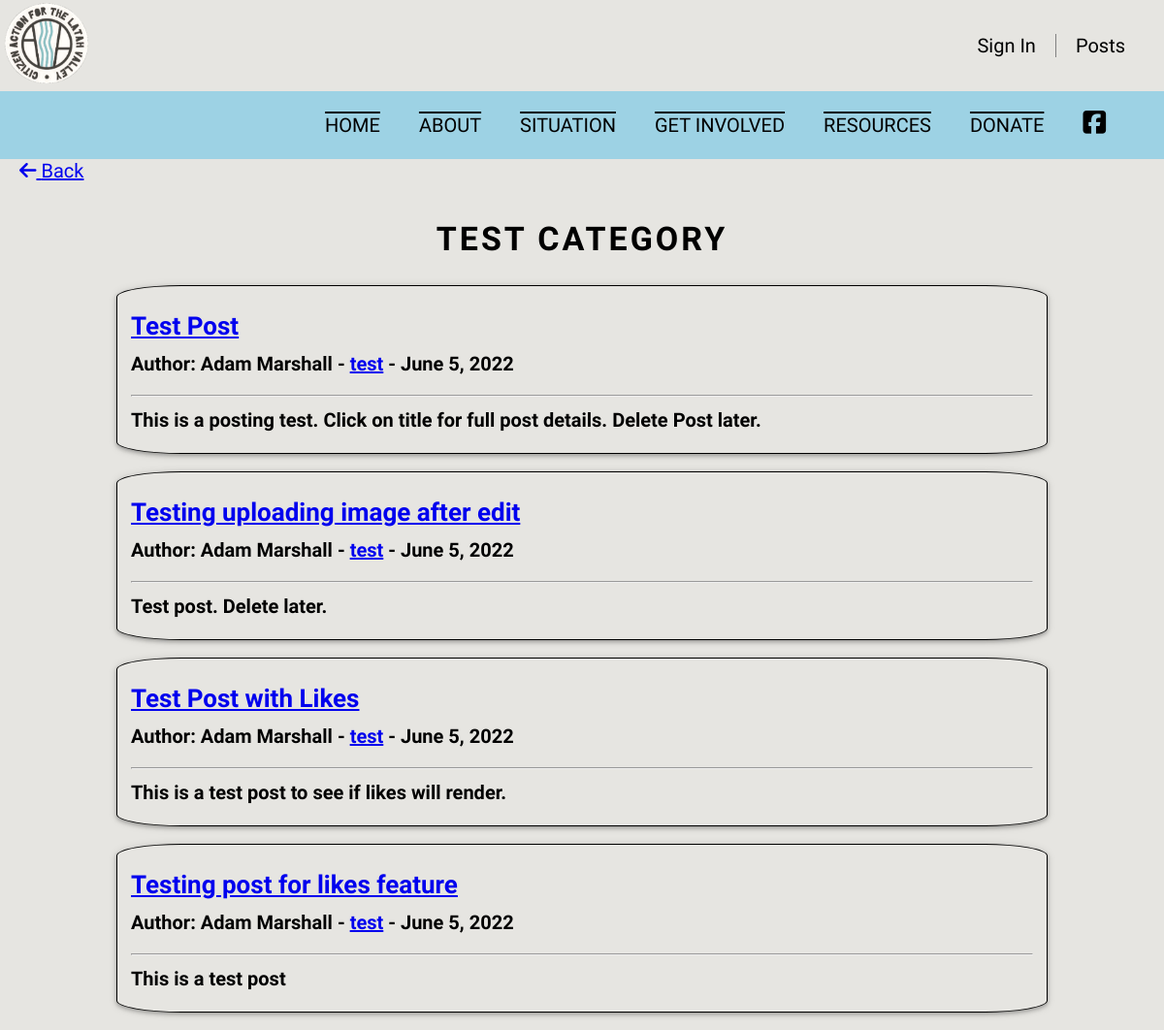
/category/test/, run on the app's committed database.
### thesite/models.py (models this page shows, shortened)
class Post(models.Model):
    title = models.CharField(max_length=255)
    header_image = models.ImageField(null =True, blank=True, upload_to="images/")
    author = models.ForeignKey(User, on_delete=models.CASCADE)
    body = models.TextField()
    post_date = models.DateField(auto_now_add=True)
    category = models.CharField(max_length=255, default='uncategorized')
    likes = models.ManyToManyField(User, related_name='blog_posts')

### thesite/views.py (the view)
def CategoryView(request, cats):
    category_posts = Post.objects.filter(category=cats.replace('-', ' '))
    return render(request, 'categories.html', {'cats': cats.title().replace('-', ' '), 'category_posts':category_posts})

### thesite/templates/categories.html (shortened to what this page needs)
{% extends 'base.html' %}
{% block content %}
{% if category_posts %}
<a class="back-btn" href="{% url 'home' %}"> <i class="fa-solid fa-arrow-left"></i> Back</a>
<h1 class="about-header">{{ cats }} Category</h1>
{% for post in category_posts %}
<div class="post-con">
  <h1>
  <a class="title-post"href="{% url 'article-detail' post.pk %}">{{ post.title }}</a><br/>
  <div class="posts-wrapper">
  <h1 class="art-h1">Author: {{ post.author.first_name }} {{ post.author.last_name }} -
    <a href="{% url 'category' post.category|slugify %}"> {{post.category}}</a> -
    {{ post.post_date }}</h1>
</div>
    <hr class="posts-hr">
  {{ post.body|safe|linebreaksbr }}
</h1>
</div>
<br>
{% endfor %}
{% else %}
    <a class="back-btn" href="{% url 'home' %}"> <i class="fa-solid fa-arrow-left"></i> Back</a>
    <h2 class="sorry-h1">Sorry, no posts yet under this category!</h2>
{% endif %}
{% endblock %}

### thesite/static/css/main.css (style rules this page uses)
* { margin: 0; padding: 0; box-sizing: border-box; }
html { scroll-behavior: smooth; }
body { background-color: #E6E5E1; }
.about-header { font-size: 34px; text-align: center; font-family: 'Barlow Condensed', sans-serif; letter-spacing: 3px; text-transform: uppercase; margin-top: 20px; margin-bottom: 10px; }
.back-btn { font-family: 'Barlow Condensed', sans-serif; font-size: 20px; margin: 20px; }
.post-con { font-family: 'Barlow Condensed', sans-serif; border: 1px solid black; padding: 14px; width: 80%; margin: auto; border-radius: 7%; box-shadow: 0px 2px 5px 0px rgba(0,0,0,0.14) , 0px 1px 10px 0px rgba(0,0,0,0.12) , 0px 2px 4px -1px rgba(0,0,0,0.2); }
.title-post { font-family: 'Barlow Condensed', sans-serif; font-size: 26px; }
.post-con h1 { font-size: 16px; margin-top: 12px; margin-bottom: 8px; }
.posts-hr { margin-top: 12px; margin-bottom: 12px; }
.posts-wrapper { display: flex; justify-content: space-between; }
@media (min-width: 831px) { .title-post { width: 60%; margin: auto; } }
@media (min-width: 831px) { .post-con h1 { font-size: 20px; } }
@media (min-width: 790px) { .about-header { margin-top: 38px; margin-bottom: 28px; } }

### data on the page
Post: title "Test Post", author.first_name "Adam", author.last_name "Marshall", category "test", post_date "June 5, 2022", body "This is a posting test. Click on title for full post details. Delete Post later."
Post: title "Testing uploading image after edit", author.first_name "Adam", author.last_name "Marshall", category "test", post_date "June 5, 2022", body "Test post. Delete later."
Post: title "Test Post with Likes", author.first_name "Adam", author.last_name "Marshall", category "test", post_date "June 5, 2022", body "This is a test post to see if likes will render."
Post: title "Testing post for likes feature", author.first_name "Adam", author.last_name "Marshall", category "test", post_date "June 5, 2022", body "This is a test post"

### other printed values
{{ cats }} "TEST"
